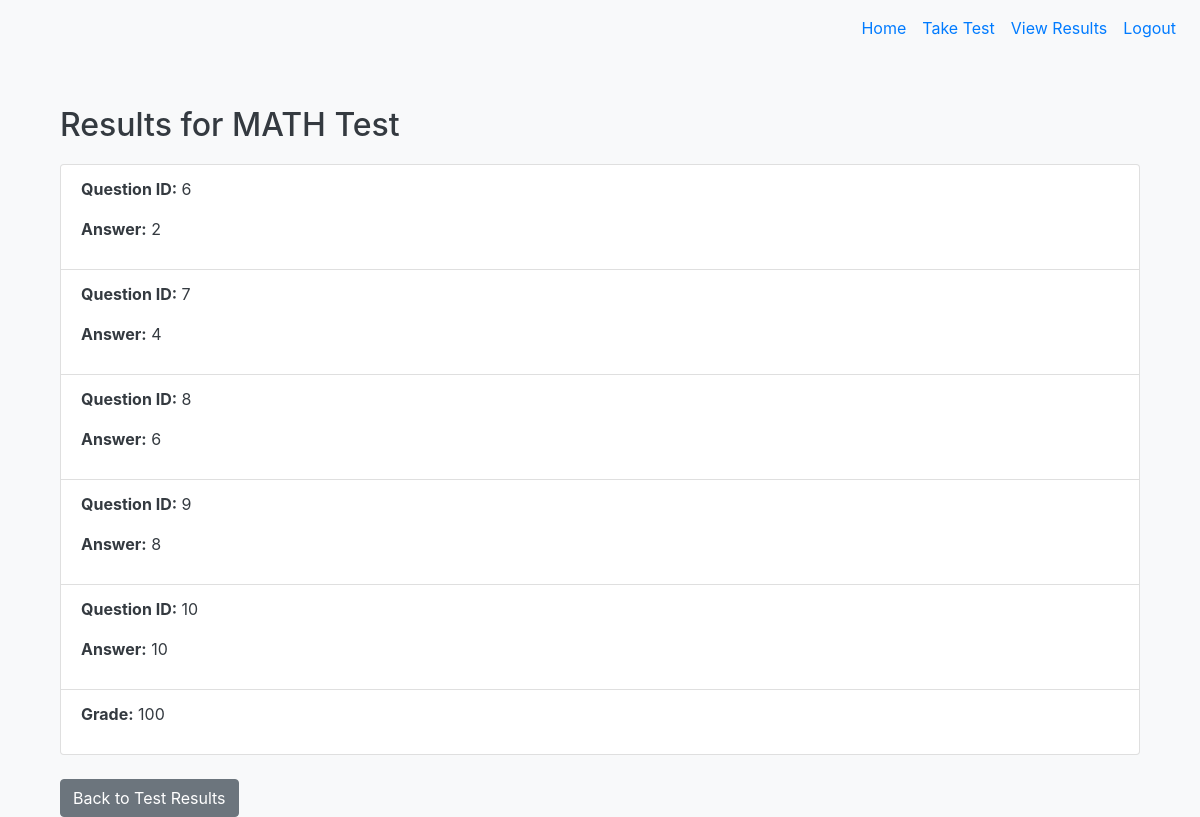
Screenshot of /view_results/4 (signed in) with the database file from the repository.
### tables this page shows
CREATE TABLE "Test" (
    id INTEGER PRIMARY KEY AUTOINCREMENT,
    test_name TEXT NOT NULL,
    test_description TEXT,
    teacher_id INTEGER,
    FOREIGN KEY (teacher_id) REFERENCES User(id) ON DELETE CASCADE
);

CREATE TABLE "Answer" (
    id INTEGER PRIMARY KEY AUTOINCREMENT,
    student_id INTEGER,
    test_id INTEGER,
    question_id INTEGER,
    answer_text TEXT,
    submission_time TIMESTAMP,
    FOREIGN KEY (student_id) REFERENCES User(id) ON DELETE CASCADE,
    FOREIGN KEY (test_id) REFERENCES Test(id) ON DELETE CASCADE
);

CREATE TABLE "Grade" (
    id INTEGER PRIMARY KEY AUTOINCREMENT,
    student_id INTEGER,
    test_id INTEGER,
    grade TEXT,
    graded_by INTEGER,
    FOREIGN KEY (student_id) REFERENCES User(id) ON DELETE CASCADE,
    FOREIGN KEY (test_id) REFERENCES Test(id) ON DELETE CASCADE,
    FOREIGN KEY (graded_by) REFERENCES User(id)
);

### app.py (the view)
@app.route('/view_results/<int:test_id>')
@login_required
def view_individual_result(test_id):
    if current_user.role != 'student':
        flash('Only students can view their results.', 'danger')
        return redirect(url_for('home'))
    test = db.execute("SELECT * FROM Test WHERE id = ?", test_id)[0]
    responses = db.execute("SELECT Answer.question_id, Answer.answer_text FROM Answer WHERE Answer.student_id = ? AND Answer.test_id = ?", current_user.id, test_id)
    grade = db.execute("SELECT grade FROM Grade WHERE student_id = ? AND test_id = ?", current_user.id, test_id)
    return render_template('view_individual_result.html', test=test, responses=responses, grade=grade[0]['grade'] if grade else 'Not graded yet')

### app.py (called while the page is built)
@login_manager.user_loader
def load_user(user_id):
    user = db.execute("SELECT * FROM User WHERE id = ?", user_id)
    if user:
        return User(id=user[0]['id'], username=user[0]['username'], password=user[0]['password'], role=user[0]['role'])
    return None

### templates/view_individual_result.html
{% extends "base.html" %}
{% block content %}
<div class="container mt-4">
    <h2>Results for {{ test.test_name }}</h2>
    <ul class="list-group">
        {% for response in responses %}
        <li class="list-group-item">
            <p><strong>Question ID:</strong> {{ response.question_id }}</p>
            <p><strong>Answer:</strong> {{ response.answer_text }}</p>
        </li>
        {% endfor %}
        <li class="list-group-item">
            <p><strong>Grade:</strong> {{ grade }}</p>
        </li>
    </ul>
    <a href="{{ url_for('view_results') }}" class="btn btn-secondary mt-4">Back to Test Results</a>
</div>
{% endblock %}

### static/css/styles.css (style rules this page uses)
body { background-color: #f8f9fa; color: #343a40; }
.container { margin-top: 50px; }
h2 { margin-bottom: 20px; }

### rows the page displays
Test: test_name "MATH Test"
Answer: question_id "6", answer_text "2"
Answer: question_id "7", answer_text "4"
Answer: question_id "8", answer_text "6"
Answer: question_id "9", answer_text "8"
Answer: question_id "10", answer_text "10"
Grade: grade "100"
